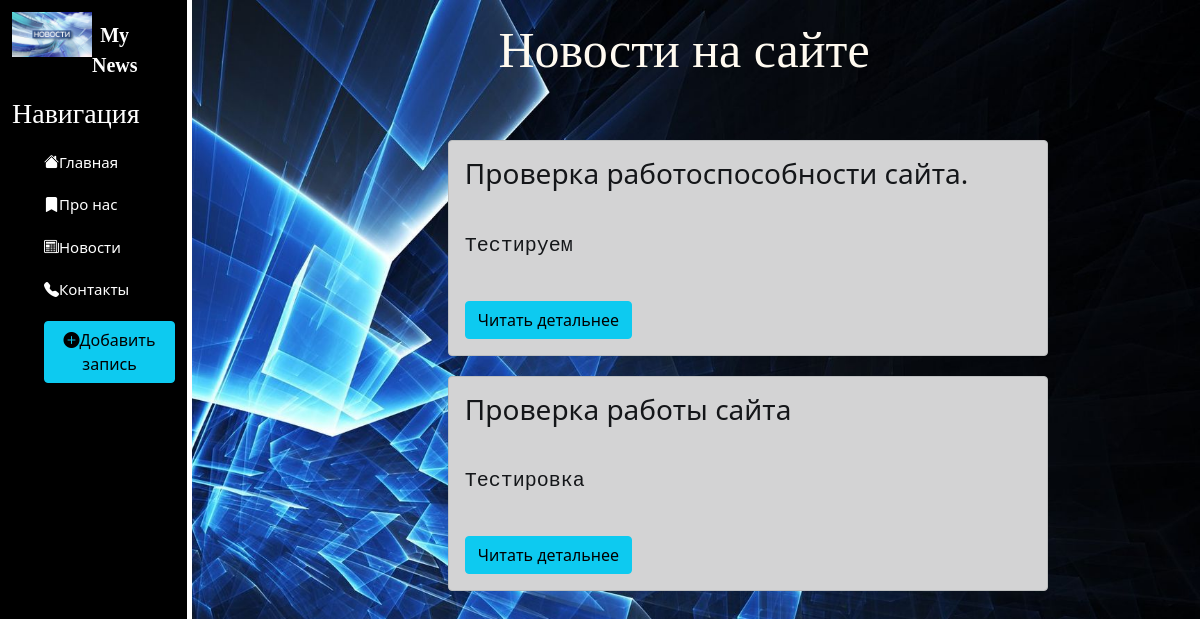
Before: /news/ with the older database file.
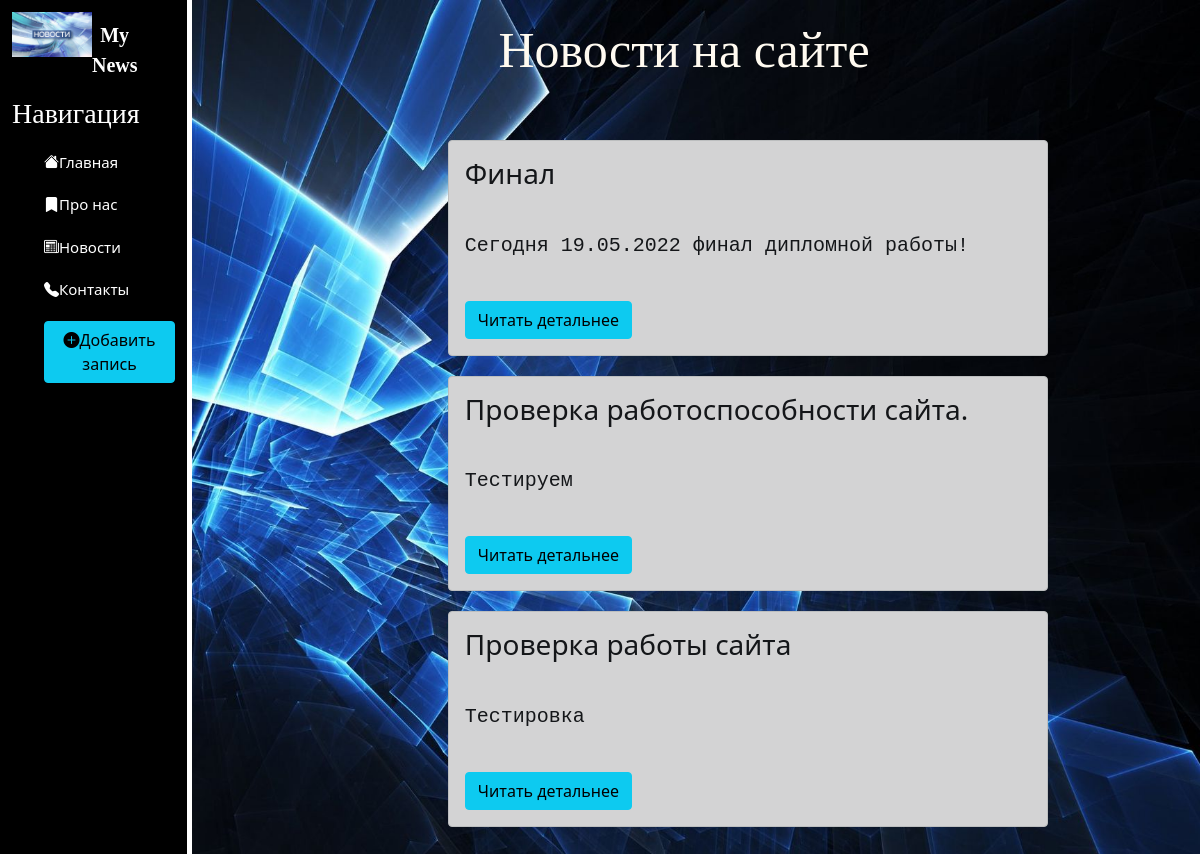
After: the same page with the newer database file.
### news/models.py (models this page shows, shortened)
class Articles(models.Model):
    title = models.CharField('Название', max_length=50)
    anons = models.CharField('Анонс', max_length=250)
    full_text = models.TextField('Статья')
    date = models.DateTimeField('Дата публикации')
    class Meta:
        verbose_name = 'Новость'
        verbose_name_plural = 'Новости'

### news/views.py (the view)
# urls.py: path('', views.news_home, name='news_home'),
def news_home(request):
    news = Articles.objects.order_by('-date')
    return render(request, 'news/news_home.html', {'news': news})

### news/templates/news/news_home.html (shortened to what this page needs)
{% extends 'main/layout.html' %}
{% block content %}
    <div class="features">
        <h1>Новости на сайте</h1>
        {% if news %}
            {% for el in news %}
                <div class='alert alert-dark'>
                    <h3>{{ el.title }}</h3>
                    <p>{{ el.anons }}</p>
                    <a href="{% url 'news_detail' el.id %}" class='btn btn-info'>Читать детальнее</a>
                </div>
            {% endfor %}
        {% else %}
            <p>У вас нет записей</p>
        {% endif %}
    </div>
{% endblock %}

### main/templates/main/layout.html (shortened to what this page needs)
{% load static %}
<!doctype html>
<html lang="ru">
<head>
    <link rel="stylesheet" href="https://cdn.jsdelivr.net/npm/bootstrap@5.1.3/dist/css/bootstrap.min.css">
    <link rel="stylesheet" href="{% static 'main/css/main.css' %}">
    <link rel="stylesheet" href="https://cdn.jsdelivr.net/npm/bootstrap-icons@1.8.0/font/bootstrap-icons.css">
</head>
<body style="background-size: cover; " background="{% static 'main/img/4.jpg' %}">
    <aside>
        <img src="{% static 'main/img/novosti.png' %}" alt="Car">
        <span class='logo'>My News</span>
        <h3>Навигация</h3>
        <ul>
            <a href="{% url 'home' %}" ><li><i class="bi bi-house-fill"></i>Главная</li></a>
            <a href="{% url 'about' %}"><li><i class="bi bi-bookmark-fill"></i>Про нас</li></a>
            <a href="{% url 'news_home' %}"><li><i class="bi bi-newspaper"></i>Новости</li></a>
            <a href="{% url 'contakt' %}"><li><i class="bi bi-telephone-fill"></i>Контакты</li></a>
            <a href="{% url 'create' %}"><li><button class="btn btn-info"><i class="bi bi-plus-circle-fill"></i>Добавить запись</button></li></a>
        </ul>
    </aside>
    <main>
        {% block content %}
        {% endblock %}
    </main>
</body>
</html>

### main/static/main/css/main.css (style rules this page uses)
aside { float: left; background: black; width: 16%; padding: 1%; height: 120vh; color: #fff; border-right: 5px solid white; }
aside img { width: 80px; float: left; }
aside .logo { font-size: 20px; color: #fff; font-family: serif; margin-left: 5%; font-weight: bold; position: relative; top: 8px; }
aside h3 { margin-top: 25px; font-size: 28px; font-family: serif; }
aside ul { list-style: none; }
aside ul li { color: #fff; font-size: 15px; margin-top: 20px; transition: transform .6s ease; }
aside ul li:hover, aside ul a { color: gold; text-decoration: none; transform: scale(1.05); }
main .features { float: left; color: ghostwhite; margin-top: 20px; text-align: center; width: 82%; }
main .features h1 { font-size: 50px; font-family: Trattatello, fantasy; color: floralwhite; margin-bottom: 60px; }
main .features p { margin: 40px auto; font-family: monospace; color: dark; font-size: 20px; }
.alert-dark { float: center; clear: both; width: 600px; margin: 20px 26%; text-align: left; }

Changed rows visible on the page:
added Articles: title "Финал", anons "Сегодня 19.05.2022 финал дипломной работы!"
